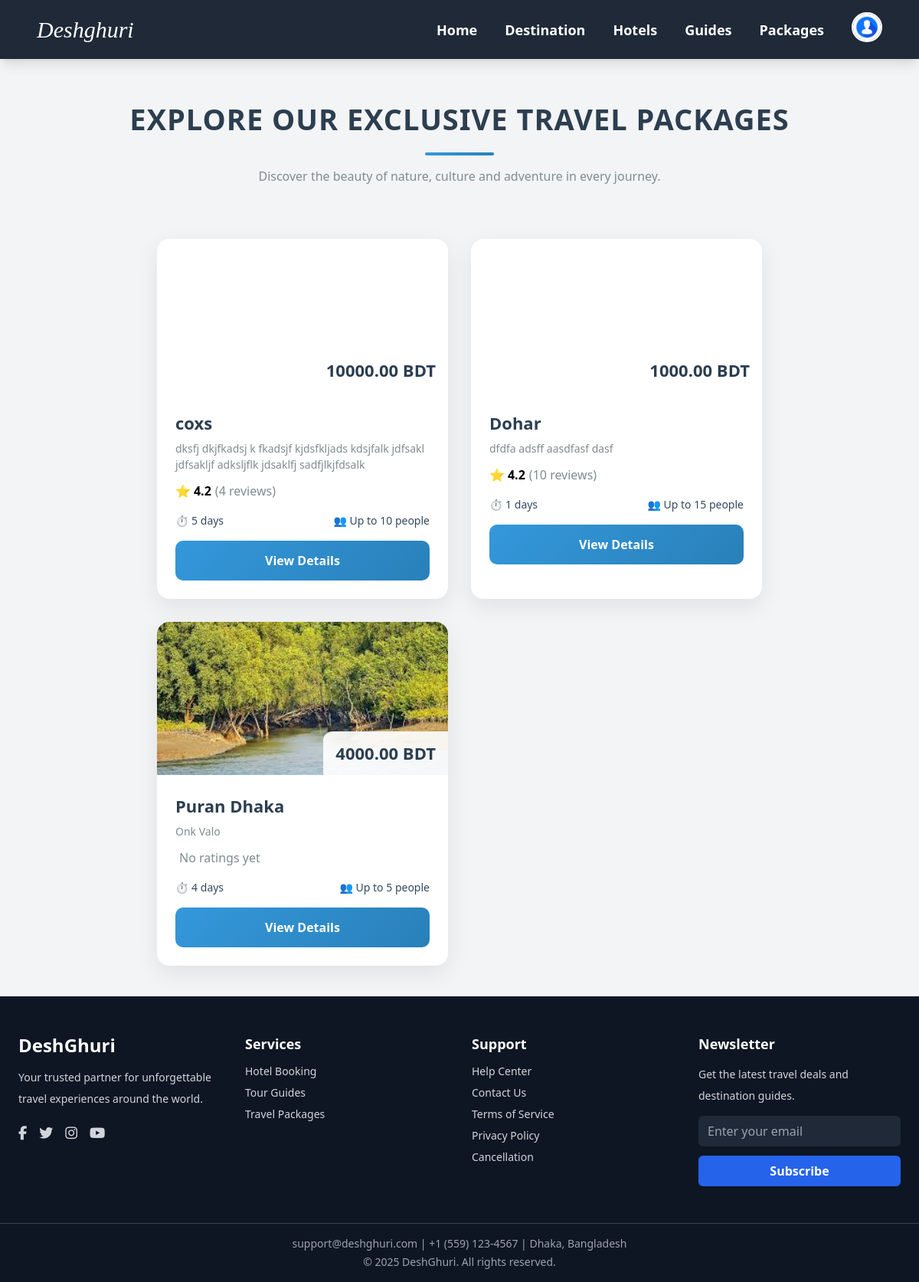
/packages/ (signed in), run on the app's committed database.
### packages/models.py (models this page shows, shortened)
class Package(models.Model):
    destination_name = models.CharField(max_length=100)
    image = models.ImageField(upload_to='package_images/')
    people_limit = models.PositiveIntegerField()
    price = models.DecimalField(max_digits=10, decimal_places=2)
    days = models.PositiveIntegerField(default=1)  # নতুন field: Tour কত দিন
    description = models.TextField()
    itinerary = models.TextField()
    included_services = models.TextField()
    exclusions = models.TextField()
    def average_rating(self):
        avg = self.reviews.aggregate(Avg('rating'))['rating__avg']
        return round(avg, 1) if avg else None
    def review_count(self):
        return self.reviews.count()

### packages/views.py (the view)
# urls.py: path('', views.package_list, name='package_list'),
def package_list(request):
    packages = Package.objects.all()
    return render(request, 'packages/package_list.html', {'packages': packages})

### accounts/context_processors.py (called while the page is built)
def user_role(request):
    user = None
    role = None
    if request.user.is_authenticated:
        user = request.user
        role = user.role  # from your custom User model field
    return {
        'logged_user': user,
        'logged_role': role,
    }

### template/packages/package_list.html (shortened to what this page needs)
{% extends 'base.html' %}
{% load static %}
{% block content %}
<div class="page-heading">
    <h1>Explore Our Exclusive Travel Packages</h1>
    <div class="heading-underline"></div>
    <p>Discover the beauty of nature, culture and adventure in every journey.</p>
</div>
<div class="packages-container">
    {% for package in packages %}
        <div class="card">
            <div class="card-image" style="background-image: url('{{ package.image.url }}');">
                <div class="pricing">
                    <span class="current-price">{{ package.price }} BDT</span>
                </div>
            </div>
            <div class="card-content">
                <h2 class="title">{{ package.destination_name }}</h2>
                <p class="description">{{ package.description|truncatechars:100 }}</p>
                {% if package.average_rating %}
                    <div class="rating">
                        <span class="star">⭐</span>
                        {{ package.average_rating }}
                        <span class="rating-count">({{ package.review_count }} reviews)</span>
                    </div>
                {% else %}
                    <div class="rating">
                        <span class="rating-count text-muted">No ratings yet</span>
                    </div>
                {% endif %}
                <div class="details">
                    <div>⏱️ {{ package.days }} days</div>
                    <div>👥 Up to {{ package.people_limit }} people</div>
                </div>
                <a href="{% url 'package_detail' package.pk %}" class="book-button">View Details</a>
            </div>
        </div>
    {% endfor %}
</div>
{% endblock %}

### template/packages/package_list.html (style rules this page uses)
* { margin: 0; padding: 0; box-sizing: border-box; font-family: 'Segoe UI', Tahoma, Geneva, Verdana, sans-serif; }
body { background-color: #f5f7fa; }
.page-heading { text-align: center; margin-top: 50px; margin-bottom: 30px; }
.page-heading h1 { font-size: 38px; font-weight: 800; color: #2c3e50; text-transform: uppercase; letter-spacing: 1px; }
.heading-underline { width: 90px; height: 4px; background: linear-gradient(135deg, #3498db, #2980b9); margin: 15px auto; border-radius: 2px; }
.page-heading p { font-size: 16px; color: #7f8c8d; margin-top: 8px; }
.packages-container { padding: 40px; display: grid; grid-template-columns: repeat(3, 380px); justify-content: center; gap: 30px; }
.card { width: 100%; background: white; border-radius: 16px; overflow: hidden; box-shadow: 0 10px 30px rgba(0, 0, 0, 0.08); transition: transform 0.3s ease, box-shadow 0.3s ease; }
.card-image { height: 200px; background-size: cover; background-position: center; position: relative; }
.pricing { position: absolute; bottom: 0; right: 0; background: rgba(255, 255, 255, 0.9); padding: 12px 16px; border-radius: 12px 0 0 0; text-align: right; }
.current-price { font-size: 22px; font-weight: 700; color: #2c3e50; }
.card-content { padding: 24px; }
.title { font-size: 22px; font-weight: 700; color: #2c3e50; margin-bottom: 6px; }
.description { color: #7f8c8d; line-height: 1.5; margin-bottom: 12px; font-size: 14px; }
.rating { display: flex; align-items: center; font-weight: 600; margin-bottom: 16px; }
.rating .star { color: #f39c12; margin-right: 4px; }
.rating-count { color: #7f8c8d; margin-left: 5px; font-weight: normal; }
.details { display: flex; justify-content: space-between; margin-bottom: 16px; font-size: 14px; color: #34495e; }
.book-button { display: block; width: 100%; padding: 14px; background: linear-gradient(135deg, #3498db, #2980b9); color: white; border: none; border-radius: 10px; font-size: 16px; font-weight: 600; cursor: pointer; transition: all 0.3s ease; text-align: center; text-decoration: none; }
@media (max-width: 1200px) { .packages-container { grid-template-columns: repeat(2, 380px); } }

### data on the page
Package: price "10000.00", destination_name "coxs", description "dksfj dkjfkadsj k fkadsjf kjdsfkljads kdsjfalk jdfsakl jdfsakljf adksljflk jdsaklfj sadfjlkjfdsalk", average_rating "4.2", review_count "4", days "5", people_limit "10"
Package: price "1000.00", destination_name "Dohar", description "dfdfa adsff aasdfasf dasf", average_rating "4.2", review_count "10", days "1", people_limit "15"
Package: image (picture), price "4000.00", destination_name "Puran Dhaka", description "Onk Valo", shows "No ratings yet", days "4", people_limit "5"
